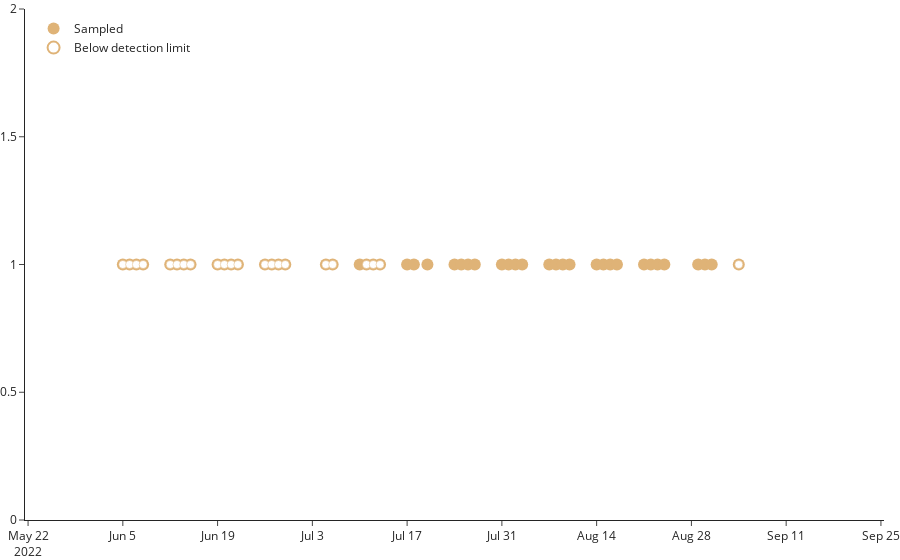

Here is the notebook cell this chart was saved with:
### Code cell
fig = go.Figure()
fig.add_trace( go.Scatter( x=date_plot.index, y=date_plot["sampled"], showlegend=False, hoverinfo="skip", mode='lines', connectgaps=False, line=dict(color="#767676") ) )
fig.add_trace( go.Scatter( x=date_plot.index, y=date_plot["sampled"], name="Sampled", mode='markers', hoverinfo="x", connectgaps=False, marker=dict( size=12, color="#DFB377" ) ) )
fig.add_trace( go.Scatter( x=date_plot.index, y=date_plot["below_limit"], name="Below detection limit", mode='markers', hoverinfo="skip", connectgaps=False, marker=dict( size=8, color="white", line=dict(width=0.5, color="#DFB377") ) ) )
fig.update_layout( template="simple_white",
                       hovermode="x unified",
                       plot_bgcolor="#ffffff",
                       paper_bgcolor="#ffffff",
                       margin={ "r": 0, "t": 0, "l": 0, "b": 0 },
                       xaxis=dict( hoverformat="%B %d, %Y" ),
                       legend=dict( yanchor="top",
                                    y=0.99,
                                    xanchor="left",
                                    x=0.01,
                                    bgcolor="rgba(0,0,0,0)",
                                    itemsizing='constant' ) )
fig.show()
